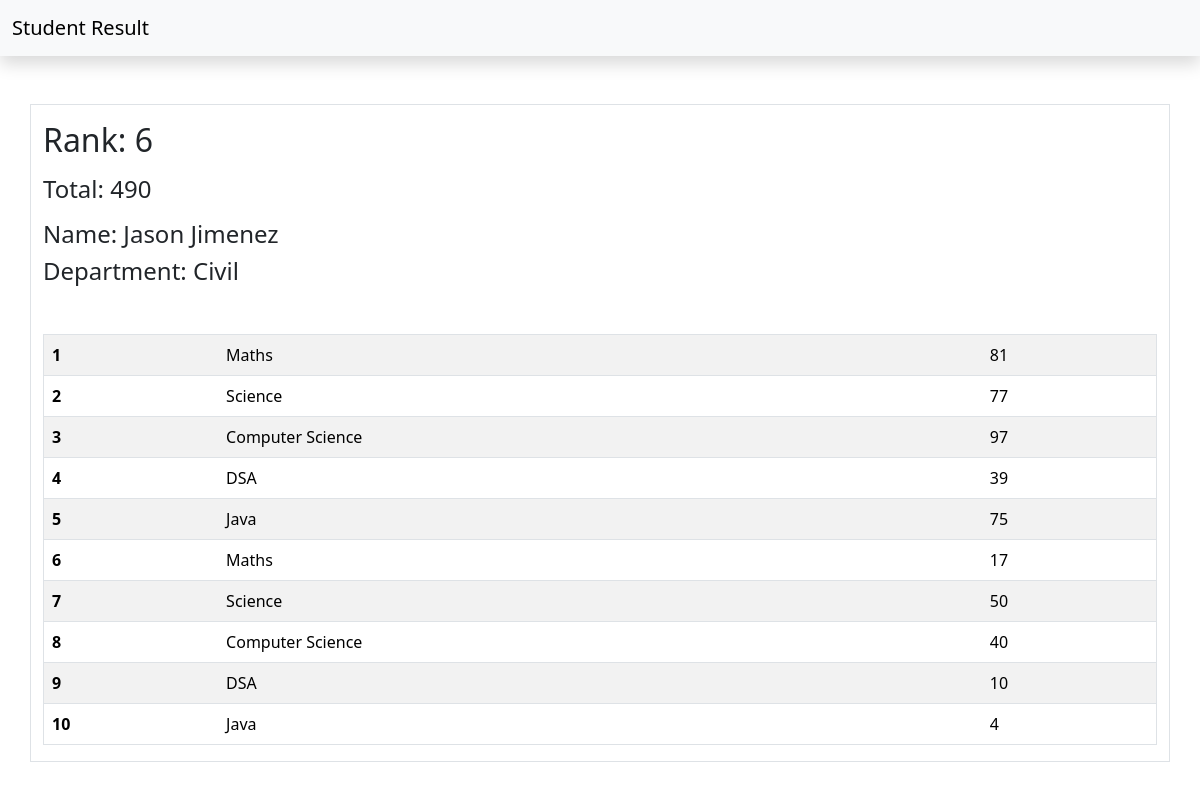
The page /see_marks/894/ on the database its author committed.
### report/models.py (models this page shows, shortened)
class SubjectMarks(models.Model):
    student = models.ForeignKey(Student,related_name="StudentMarks",on_delete=models.CASCADE)
    subject = models.ForeignKey(Subject,on_delete=models.CASCADE)
    marks = models.IntegerField()

class Student(models.Model):
    deparment = models.ForeignKey(Department,related_name="depart",on_delete=models.CASCADE)
    student_id = models.OneToOneField(StudentID,related_name="studentid",on_delete=models.CASCADE)
    student_name = models.CharField(max_length=100)
    student_email = models.EmailField(unique=True)
    student_age = models.IntegerField(default=18)
    student_address = models.TextField()
    def __str__(self) -> str:
        return self.student_name
    class Meta:
        ordering = ['student_name']
        verbose_name = "student"

class ReportCard(models.Model):
    student = models.ForeignKey(Student,related_name="StudentReportCard",on_delete=models.CASCADE)
    student_rank = models.IntegerField()
    date_of_report_card = models.DateField(auto_now_add=True)
    class Meta:
        unique_together = ['student_rank','date_of_report_card']

class Department(models.Model):
    department = models.CharField(max_length=100)
    def __str__(self) -> str:
        return self.department
    class Meta:
        ordering  = ['department']

class Subject(models.Model):
    subject_name = models.CharField(max_length=100)

### report/views.py (the view)
# urls.py: path('see_marks/<student_id>/',see_marks,name='see_marks'),
def see_marks(request,student_id):
    queryset = SubjectMarks.objects.filter(student__student_id__student_id=student_id)
    total_marks = queryset.aggregate(total_marks=Sum('marks'))
    return render(request,'report/see_marks.html',{'queryset':queryset,'total_marks':total_marks})

### report/templates/report/see_marks.html
{% extends "report/base.html" %}
{% block main %}
<div class="container mt-5 border">
    {% if queryset.first.student.StudentReportCard.first.student_rank == 1  %}<h2 class="my-3">Rank: {{queryset.first.student.StudentReportCard.first.student_rank}} 🥇</h2>
    {% elif queryset.first.student.StudentReportCard.first.student_rank == 2 %}<h2 class="my-3">Rank: {{queryset.first.student.StudentReportCard.first.student_rank}} 🥈</h2>
    {% elif queryset.first.student.StudentReportCard.first.student_rank == 3 %}<h2 class="my-3">Rank: {{queryset.first.student.StudentReportCard.first.student_rank}} 🥉</h2>
    {% else %}
    <h2 class="my-3">Rank: {{queryset.first.student.StudentReportCard.first.student_rank}} </h2>
    {% endif %}
    <h4 class="mb-3">Total: {{total_marks.total_marks}}</h4>
    <h4>Name: {{queryset.first.student}}</h4>
    <h4>Department: {{queryset.first.student.deparment}}</h4>
<table class="table table-striped mt-5 border">
<tbody>
    {% for marks in queryset %}
    <tr>
        <th scope="row">{{forloop.counter}}</th>
        <td>{{marks.subject.subject_name}}</td>
        <td>{{marks.marks}}</td>
    </tr>
    {% endfor %}
</tbody>
</div>
{% endblock main %}

### rows shown on the page
SubjectMarks: first.student.StudentReportCard.first.student_rank "6", first.student "Jason Jimenez", first.student.deparment "Civil", subject.subject_name "Maths", marks "81"
SubjectMarks: subject.subject_name "Science", marks "77"
SubjectMarks: subject.subject_name "Computer Science", marks "97"
SubjectMarks: subject.subject_name "DSA", marks "39"
SubjectMarks: subject.subject_name "Java", marks "75"
SubjectMarks: subject.subject_name "Maths", marks "17"
SubjectMarks: subject.subject_name "Science", marks "50"
SubjectMarks: subject.subject_name "Computer Science", marks "40"
SubjectMarks: subject.subject_name "DSA", marks "10"
SubjectMarks: subject.subject_name "Java", marks "4"

### other values the page prints
{{ total_marks.total_marks }} "490"
